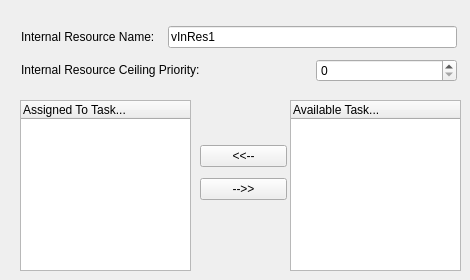
    <widget class="QWidget" name="tabInRes">
     <attribute name="title">
      <string>Internal Resource</string>
     </attribute>
     <widget class="QTreeWidget" name="trInResAssignedTask">
      <property name="geometry">
       <rect>
        <x>20</x>
        <y>100</y>
        <width>171</width>
        <height>171</height>
       </rect>
      </property>
      <column>
       <property name="text">
        <string>Assigned To Task...</string>
       </property>
      </column>
     </widget>
     <widget class="QTreeWidget" name="trInResAvailableTask">
      <property name="geometry">
       <rect>
        <x>290</x>
        <y>100</y>
        <width>171</width>
        <height>171</height>
       </rect>
      </property>
      <column>
       <property name="text">
        <string notr="true">Available Task...</string>
       </property>
      </column>
     </widget>
     <widget class="QWidget" name="layoutWidget_7">
      <property name="geometry">
       <rect>
        <x>200</x>
        <y>140</y>
        <width>87</width>
        <height>66</height>
       </rect>
      </property>
      <layout class="QGridLayout" name="gridLayout_7">
       <item row="0" column="0">
        <widget class="QPushButton" name="btnInResAdd">
         <property name="text">
          <string>&lt;&lt;--</string>
         </property>
        </widget>
       </item>
       <item row="1" column="0">
        <widget class="QPushButton" name="btnInResRemove">
         <property name="text">
          <string>--&gt;&gt;</string>
         </property>
        </widget>
       </item>
      </layout>
     </widget>
     <widget class="QWidget" name="layoutWidget_8">
      <property name="geometry">
       <rect>
        <x>21</x>
        <y>21</y>
        <width>436</width>
        <height>66</height>
       </rect>
      </property>
      <layout class="QGridLayout" name="gridLayout_3">
       <item row="0" column="0">
        <widget class="QLabel" name="label_13">
         <property name="text">
          <string>&lt;html&gt;&lt;head/&gt;&lt;body&gt;&lt;p&gt;Internal Resource Name:&lt;/p&gt;&lt;/body&gt;&lt;/html&gt;</string>
         </property>
        </widget>
       </item>
       <item row="0" column="1" colspan="2">
        <widget class="QLineEdit" name="leInResName">
         <property name="text">
          <string>vInRes1</string>
         </property>
        </widget>
       </item>
       <item row="1" column="0" colspan="2">
        <widget class="QLabel" name="label_14">
         <property name="text">
          <string>&lt;html&gt;&lt;head/&gt;&lt;body&gt;&lt;p&gt;Internal Resource Ceiling Priority:&lt;/p&gt;&lt;/body&gt;&lt;/html&gt;</string>
         </property>
        </widget>
       </item>
       <item row="1" column="2">
        <widget class="QSpinBox" name="spbxInResCeilPrio">
         <property name="minimumSize">
          <size>
           <width>91</width>
           <height>0</height>
          </size>
         </property>
         <property name="toolTip">
          <string/>
         </property>
        </widget>
       </item>
      </layout>
     </widget>
    </widget>
